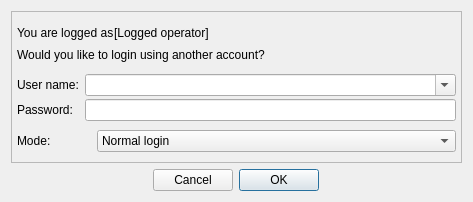
<?xml version="1.0" encoding="UTF-8"?>
<ui version="4.0">
 <class>LoginAsDlg</class>
 <widget class="QDialog" name="LoginAsDlg">
  <property name="geometry">
   <rect>
    <x>0</x>
    <y>0</y>
    <width>473</width>
    <height>202</height>
   </rect>
  </property>
  <property name="windowTitle">
   <string>Access validation</string>
  </property>
  <layout class="QVBoxLayout" name="verticalLayout_3">
   <item>
    <widget class="QFrame" name="frame">
     <property name="frameShape">
      <enum>QFrame::StyledPanel</enum>
     </property>
     <property name="frameShadow">
      <enum>QFrame::Raised</enum>
     </property>
     <layout class="QVBoxLayout" name="verticalLayout">
      <property name="spacing">
       <number>0</number>
      </property>
      <property name="leftMargin">
       <number>5</number>
      </property>
      <property name="topMargin">
       <number>10</number>
      </property>
      <property name="rightMargin">
       <number>5</number>
      </property>
      <property name="bottomMargin">
       <number>10</number>
      </property>
      <item>
       <layout class="QHBoxLayout" name="horizontalLayout_2">
        <item>
         <widget class="QLabel" name="lblYouAreLogged">
          <property name="sizePolicy">
           <sizepolicy hsizetype="Maximum" vsizetype="Preferred">
            <horstretch>0</horstretch>
            <verstretch>0</verstretch>
           </sizepolicy>
          </property>
          <property name="text">
           <string>You are logged as</string>
          </property>
         </widget>
        </item>
        <item>
         <widget class="QLabel" name="lblLoggedOperator">
          <property name="text">
           <string>[Logged operator]</string>
          </property>
         </widget>
        </item>
       </layout>
      </item>
      <item>
       <widget class="QLabel" name="lblusingAnotherAccount">
        <property name="text">
         <string>Would you like to login using another account?</string>
        </property>
       </widget>
      </item>
      <item>
       <layout class="QFormLayout" name="formLayout">
        <property name="horizontalSpacing">
         <number>6</number>
        </property>
        <property name="verticalSpacing">
         <number>3</number>
        </property>
        <property name="topMargin">
         <number>9</number>
        </property>
        <property name="bottomMargin">
         <number>9</number>
        </property>
        <item row="0" column="0">
         <widget class="QLabel" name="lblUserName">
          <property name="text">
           <string>User name:</string>
          </property>
         </widget>
        </item>
        <item row="0" column="1">
         <widget class="QComboBox" name="cmbUserName">
          <property name="editable">
           <bool>true</bool>
          </property>
         </widget>
        </item>
        <item row="1" column="0">
         <widget class="QLabel" name="lblPassword">
          <property name="text">
           <string>Password:</string>
          </property>
         </widget>
        </item>
        <item row="1" column="1">
         <widget class="QLineEdit" name="linePassword"/>
        </item>
       </layout>
      </item>
      <item>
       <layout class="QHBoxLayout" name="horizontalLayout" stretch="1,5">
        <property name="spacing">
         <number>8</number>
        </property>
        <item>
         <widget class="QLabel" name="lblMode">
          <property name="text">
           <string>Mode:</string>
          </property>
         </widget>
        </item>
        <item>
         <widget class="QComboBox" name="cmbMode">
          <property name="editable">
           <bool>false</bool>
          </property>
          <item>
           <property name="text">
            <string>Normal login</string>
           </property>
          </item>
          <item>
           <property name="text">
            <string>Temporarily change login (to perform operation)</string>
           </property>
          </item>
         </widget>
        </item>
       </layout>
      </item>
     </layout>
    </widget>
   </item>
   <item>
    <widget class="QDialogButtonBox" name="btnLoginAs">
     <property name="layoutDirection">
      <enum>Qt::RightToLeft</enum>
     </property>
     <property name="orientation">
      <enum>Qt::Horizontal</enum>
     </property>
     <property name="standardButtons">
      <set>QDialogButtonBox::Cancel|QDialogButtonBox::Ok</set>
     </property>
     <property name="centerButtons">
      <bool>true</bool>
     </property>
    </widget>
   </item>
  </layout>
 </widget>
 <resources/>
 <connections>
  <connection>
   <sender>btnLoginAs</sender>
   <signal>accepted()</signal>
   <receiver>LoginAsDlg</receiver>
   <slot>accept()</slot>
   <hints>
    <hint type="sourcelabel">
     <x>248</x>
     <y>254</y>
    </hint>
    <hint type="destinationlabel">
     <x>157</x>
     <y>274</y>
    </hint>
   </hints>
  </connection>
  <connection>
   <sender>btnLoginAs</sender>
   <signal>rejected()</signal>
   <receiver>LoginAsDlg</receiver>
   <slot>reject()</slot>
   <hints>
    <hint type="sourcelabel">
     <x>316</x>
     <y>260</y>
    </hint>
    <hint type="destinationlabel">
     <x>286</x>
     <y>274</y>
    </hint>
   </hints>
  </connection>
 </connections>
</ui>
